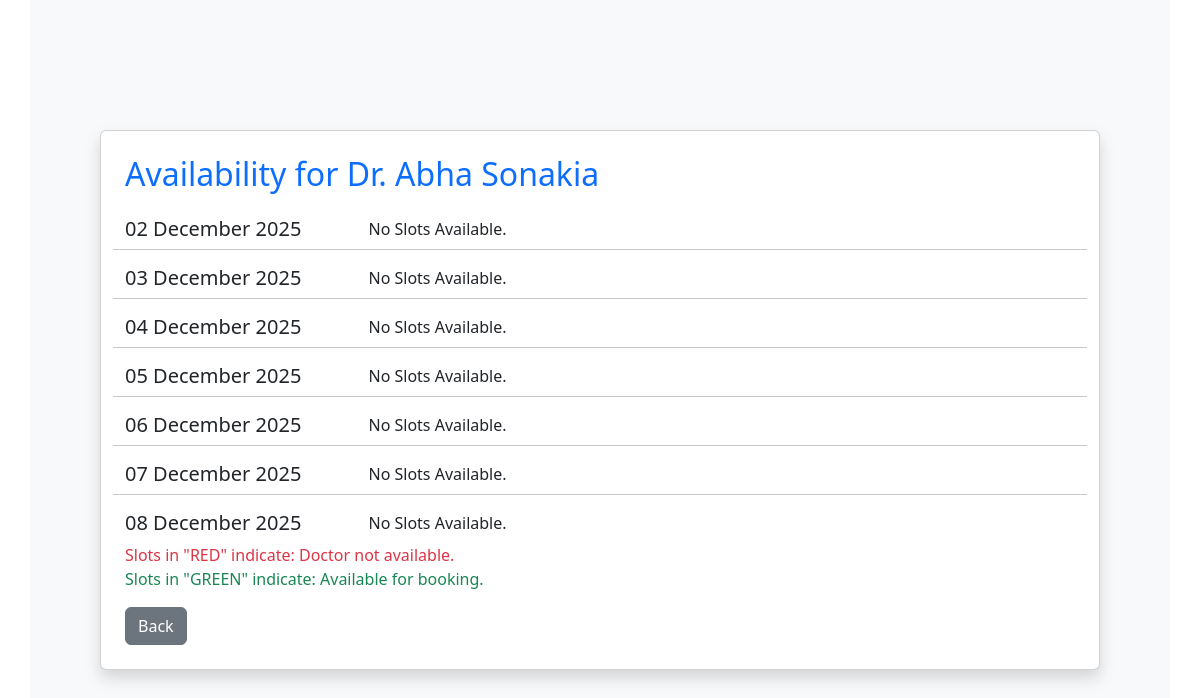
/check_availability?doc_id=1 (signed in), run on an earlier commit of the app's database.
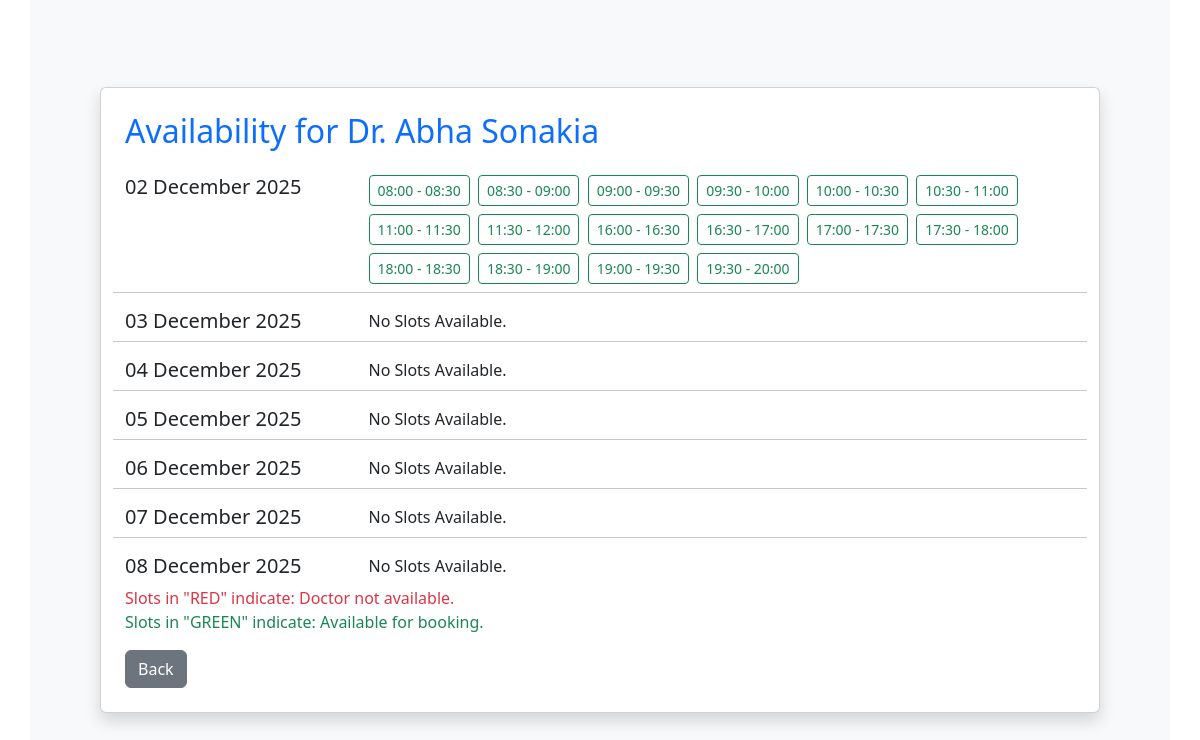
And on a later commit of the database.
### backend/models.py (models this page shows)
class Doctor_Availability(db.Model):
    __tablename__="doctor_availability"
    id = db.Column(db.Integer, primary_key = True, autoincrement = True)
    doctor_id = db.Column(db.Integer, db.ForeignKey("doctor.id"), nullable=False)
    date = db.Column(db.Date, nullable=False, index=True)
    start_time = db.Column(db.Time, nullable=False)
    end_time = db.Column(db.Time, nullable=False)
    is_active=db.Column(db.Boolean,nullable=False)
    appointments = db.relationship("Appointment",backref="booked_slot",cascade="all, delete-orphan")

### backend/routes.py (the view, shortened to what this page needs)
@app.route("/check_availability", methods=["GET", "POST"])
def check_availability():
    if request.method=="GET":
        doc_id = request.args.get("doc_id")
        doctor=Doctor.query.get(doc_id)
        doc_name=doctor.full_name
        today = date.today()
        dates = [today + timedelta(days=i) for i in range(7)]
        slots_by_date = {d: [] for d in dates}
        all_slots1 = Doctor_Availability.query.filter(
        Doctor_Availability.doctor_id == doc_id,
        Doctor_Availability.date.in_(dates),
        ).order_by(Doctor_Availability.date,
               Doctor_Availability.start_time).all()
        back_url=None
        all_slots = []
        for slot in all_slots1:
            if slot.date == today:
                if slot.start_time <= datetime.now().time():
                    continue
            all_slots.append(slot)
        if isinstance(current_user, Admin):
            back_url = "/dashboard/admin"
        for slot in all_slots:
            slots_by_date[slot.date].append(slot)
        is_booking_allowed=False
        is_reschedule_allowed = False
        doc_avlb_id=None
        if request.args.get("action") == "reschedule":
            doc_avlb_id = request.args.get("slot_id")
            is_reschedule_allowed = True
        if isinstance(current_user, Patient):
            is_booking_allowed = True
            back_url = "/dashboard/patient"
        return render_template("patient/check_doc_availability.html",doc_avlb_id=doc_avlb_id if doc_avlb_id else None,is_reschedule_allowed=is_reschedule_allowed,back_url=back_url,is_booking_allowed=is_booking_allowed,slots_by_date=slots_by_date, dates=dates,doc_name=doc_name,doc_id=doc_id)

### app.py (called while the page is built)
def create_app():
    app = Flask(__name__)
    app.config["SQLALCHEMY_DATABASE_URI"] = "sqlite:///mydb.sqlite3"
    db.init_app(app)
    app.config["SECRET_KEY"] = "mysecretkey"
    loginmanager=LoginManager(app)
    @loginmanager.user_loader
    def load_user(email):
        obj=db.session.query(Doctor).filter_by(email=email).first() or db.session.query(Patient).filter_by(email=email).first() or db.session.query(Admin).filter_by(email=email).first()
        return obj
    app.app_context().push()
    return app

### backend/models.py (called while the page is built)
    @property
    def is_active(self):
        return self.status

### backend/routes.py (called while the page is built)
@app.before_request
def inactive_users():
    msg = None
    if not current_user.is_authenticated and request.endpoint != "login" and request.endpoint!="register" and request.endpoint!="home":
        if(current_user.is_active == False):
            msg = "You are not allowed to access the application. Please contact administrator."
        logout_user()
        return redirect(url_for("login", msg=msg))

### templates/patient/check_doc_availability.html (shortened to what this page needs)
<!DOCTYPE html>
<html lang="en">
<head>
    <link href="https://cdn.jsdelivr.net/npm/bootstrap@5.3.8/dist/css/bootstrap.min.css" rel="stylesheet"
>
    <link rel="stylesheet" href="https://cdn.jsdelivr.net/npm/bootstrap-icons@1.13.1/font/bootstrap-icons.min.css">
</head>
<body>
    <div class="container min-vh-100 d-flex justify-content-center align-items-center bg-light">
        <div class="card shadow p-4" style="width: 1000px;">
            <h2 class="mb-4 text-primary">Availability for {{doc_name}}</h2>
            <form method="POST" action="{{url_for('check_availability',doc_id=doc_id, action='reschedule', slot_id=doc_avlb_id) if is_reschedule_allowed else url_for('check_availability',doc_id=doc_id)}}">
                    {% for d in dates %}
                    <div class="row">
                        <div class="col-3">
                            <h5>
                                {{ d.strftime("%d %B %Y") }}
                            </h5>
                        </div>
                        <div class="col-9">
                            {% if slots_by_date[d] %}
                            {% for slot in slots_by_date[d] %}
                            <div class="btn-group">
                                <label class="btn {{ 'btn-outline-success' if slot.is_active else 'btn-outline-danger' }} btn-sm me-1 mb-2" for="slot{{ slot.id }}">
                                    {{ slot.start_time.strftime("%H:%M") }} - {{ slot.end_time.strftime("%H:%M") }}
                                </label>
                            </div>
                            {% endfor %}
                            {% else %}
                            <div>
                                No Slots Available.
                            </div>
                            {% endif %}
                        </div>
                        {% if not loop.last %}
                        <hr>
                        {% endif %}
                    </div>
                    {% endfor %}
                    <div class="text-danger">
                        Slots in "RED" indicate: Doctor not available.
                    </div>
                    <div class="text-success mb-3">
                        Slots in "GREEN" indicate: Available for booking.
                    </div>
                    <div class="d-flex justify-content-between">
                        <a href="{{back_url}}" class="btn btn-secondary">Back</a>
                    </div>
            </form>
        </div>
    </div>
</body>
</html>

What changed in the data, as far as the page shows it:
added Doctor_Availability: start_time "08:00", end_time "08:30"
added Doctor_Availability: start_time "08:30", end_time "09:00"
added Doctor_Availability: start_time "09:00", end_time "09:30"
added Doctor_Availability: start_time "09:30", end_time "10:00"
added Doctor_Availability: start_time "10:00", end_time "10:30"
added Doctor_Availability: start_time "10:30", end_time "11:00"
added Doctor_Availability: start_time "11:00", end_time "11:30"
added Doctor_Availability: start_time "11:30", end_time "12:00"
added Doctor_Availability: start_time "16:00", end_time "16:30"
added Doctor_Availability: start_time "16:30", end_time "17:00"
added Doctor_Availability: start_time "17:00", end_time "17:30"
added Doctor_Availability: start_time "17:30", end_time "18:00"
added Doctor_Availability: start_time "18:00", end_time "18:30"
added Doctor_Availability: start_time "18:30", end_time "19:00"
added Doctor_Availability: start_time "19:00", end_time "19:30"
added Doctor_Availability: start_time "19:30", end_time "20:00"
Also different on the page:
list line gone: "No Slots Available."
